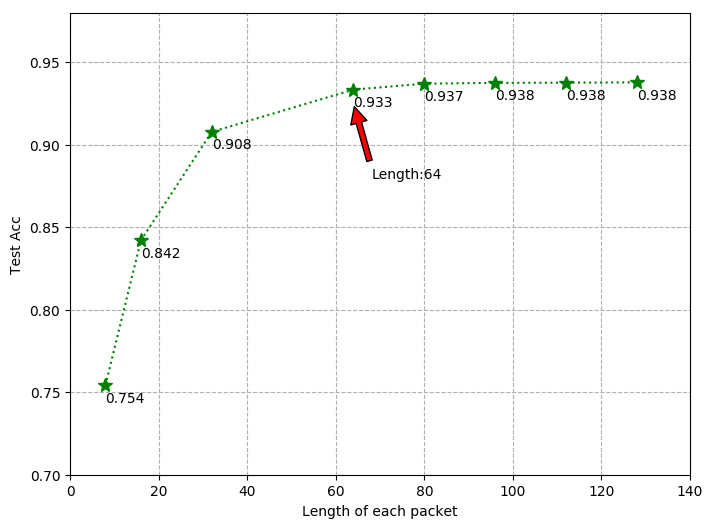

Write Python code to recreate this figure.
#!/usr/bin/env python
#encoding=utf-8
"""
@author: TianMao
@contact: [email redacted]
@file: compare.py
@time: 18-12-4 下午8:23
@desc: 系统参数搜索
"""
import pandas as pd
import numpy as np
import math
import matplotlib.pyplot as plt

plt.rcParams['font.sans-serif']=['SimHei']
plt.rcParams['axes.unicode_minus'] = False
plt.figure(figsize=(8, 6))
plt.xlabel("Length of each packet")
plt.ylabel("Test Acc")
pkt_size=[8,16,32,64,80,96,112,128]
acc=[0.7542,0.842,0.9078,0.9334,0.937,0.9375,0.9376,0.9378]
plt.grid(True, ls='--')
plt.xlim(0,140)
plt.ylim(0.7,0.98)
plt.plot(pkt_size,acc,'g*:',ms=10)

for x,y in zip(pkt_size,acc):
    plt.text(x,y-0.01,"%0.3f"%y)
plt.annotate('Length:64', xy=(64, 0.925), xytext=(68, 0.88),
            arrowprops=dict(facecolor='r', shrink=0.05))
plt.savefig("./pkt_size_acc.png", format='png',bbox_inches='tight')
plt.show()
